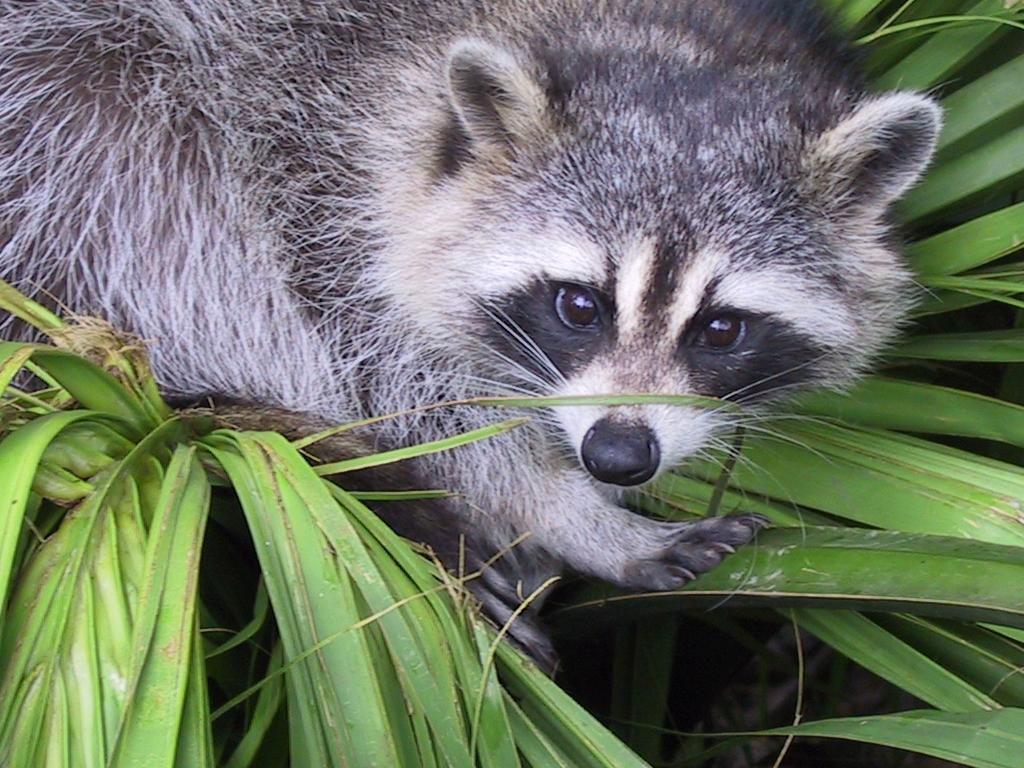
#> input picture Module01/ex03/animal.jpg, 1024 x 768 px
$ python zoom.py
#> lines starting #> are read from the running program, lines starting #| are printed output that depends on the picture
### Module01/ex03/load_image.py
from PIL import Image
import numpy as np


def ft_load(path: str) -> np.ndarray:
    """
    Load a JPG/JPEG image and print its shape and pixel content.

    Args:
        path: file path to a .jpg or .jpeg image

    Returns:
        numpy array of shape (H, W, 3) with RGB pixel data,
        or None on error
    """
#> called with path = './animal.jpg'
    if not isinstance(path, str):
        print("Error: path must be a string.")
        return None
    if not path.lower().endswith((".jpg", ".jpeg")):
        print("Error: only .jpg or .jpeg files are supported.")
        return None
    try:
        img = Image.open(path)
#> img is the input picture: PIL image 1024x768 RGB; mean R, G, B 110.7, 117.7, 102.1
        img_array = np.array(img)
    except FileNotFoundError:
        print(f"Error: file '{path}' not found.")
        return None
    except Exception as e:
        print(f"Error loading image: {e}")
        return None
    print(f"The shape of image is: {img_array.shape}")
#| The shape of image is: (768, 1024, 3)
    print(img_array)
#> (printed output is left out)
    return img_array

### Module01/ex03/zoom.py
import numpy as np
import matplotlib.pyplot as plt
from load_image import ft_load


def zoom_image(img: np.ndarray) -> np.ndarray:
    """
    Crop the center 400x400 region and keep only one channel.

    Args:
        img: numpy array of shape (H, W, C) representing the image

    Returns:
        numpy array of shape (400, 400, 1), or None on error
    """
    if not isinstance(img, np.ndarray) or img.ndim != 3:
        print("Error: img must be a 3D numpy array.")
        return None
    height, width, _ = img.shape
#> height = 768; width = 1024
    if height < 400 or width < 400:
        print("Error: image is too small to crop a 400x400 region.")
        return None
    row_start = np.floor((height - 400) // 3.75).astype(int)
#> row_start = 98
    col_start = np.floor((width - 400) // 1.4).astype(int)
#> col_start = 445
    return img[row_start:row_start + 400, col_start:col_start + 400, :1]
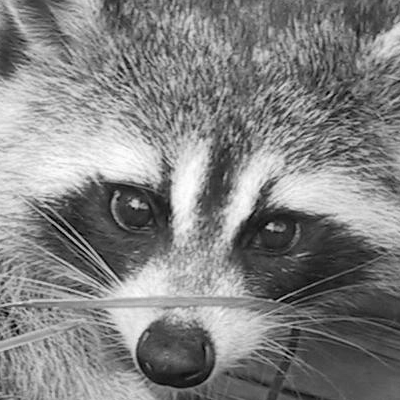
#> returned value: shape (400, 400, 1); min 0, max 255, mean 130.3


def main():
    """Load animal image, zoom into the center, and display result."""
    image = ft_load("./animal.jpg")
    if image is None:
        return
    zoomed = zoom_image(image)
    if zoomed is None:
        return
    print(f"New shape after slicing: {zoomed.shape} or {zoomed.shape[:-1]}")
#| New shape after slicing: (400, 400, 1) or (400, 400)
    print(zoomed)
#> (printed output is left out)
    plt.imshow(zoomed, cmap='gray')
    plt.savefig('output.png')
    plt.show()


if __name__ == "__main__":
    main()
